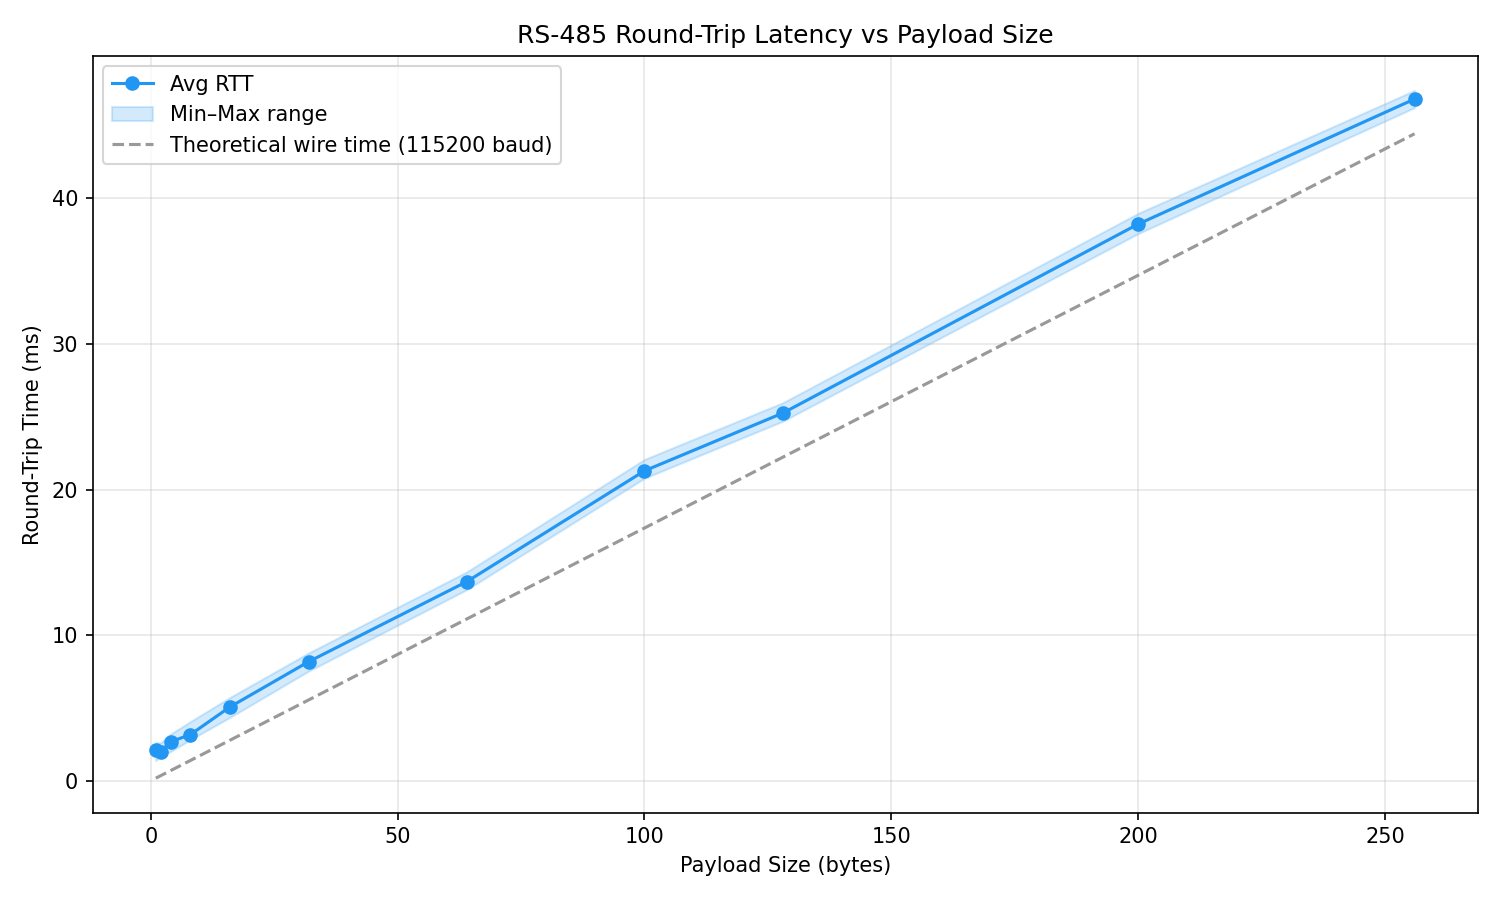

The script that saved this image:
"""
RS-485 round-trip latency measurement.

Sends payloads of increasing size to the ESP32 (echo mode enabled)
via the USB-RS485 adapter and measures the round-trip time.

Prerequisites:
  - ESP32 running test_rs485 firmware with ECHO mode ON
  - USB-RS485 adapter connected to the same bus

Usage:
    python rs485_roundtrip.py [RS485_COM_PORT]
    python rs485_roundtrip.py COM3
"""

import sys
import time
import csv
import serial
import matplotlib.pyplot as plt

PORT = sys.argv[1] if len(sys.argv) > 1 else "COM7"
BAUD = 115200
TRIALS = 50           # repeats per payload size
TIMEOUT_S = 2.0       # max wait for echo reply
PAYLOAD_SIZES = [1, 2, 4, 8, 16, 32, 64, 100, 128, 200, 256]


def measure_roundtrip(ser, payload_size):
    """Send a payload and measure time until the full echo is received."""
    # Build a deterministic payload (printable ASCII, no CR/LF)
    payload = ("A" * payload_size)
    msg = payload + "\r\n"

    ser.reset_input_buffer()
    start = time.perf_counter()
    ser.write(msg.encode())

    # Read until we get back the full payload + CR/LF, or timeout
    received = b""
    while time.perf_counter() - start < TIMEOUT_S:
        if ser.in_waiting:
            received += ser.read(ser.in_waiting)
            # Check if we got at least the payload length back
            # Echo comes back as: payload + \r\n
            if len(received) >= payload_size:
                break
        else:
            time.sleep(0.0005)  # 0.5 ms poll interval

    elapsed = time.perf_counter() - start

    # Verify content
    text = received.decode(errors="replace").strip()
    ok = text.startswith(payload[:min(len(text), payload_size)])

    return elapsed * 1000.0, len(received), ok  # ms


def main():
    print(f"Connecting to USB-RS485 adapter on {PORT} at {BAUD} baud...")
    print(f"Make sure ESP32 echo mode is ON.\n")

    ser = serial.Serial(PORT, BAUD, timeout=0.1)
    time.sleep(0.5)
    ser.reset_input_buffer()
    time.sleep(0.5)

    results = []

    for size in PAYLOAD_SIZES:
        times = []
        errors = 0
        print(f"  Payload {size:>4d} bytes: ", end="", flush=True)

        for trial in range(TRIALS):
            rtt_ms, rx_len, ok = measure_roundtrip(ser, size)
            if ok:
                times.append(rtt_ms)
                print(".", end="", flush=True)
            else:
                errors += 1
                print("x", end="", flush=True)
            # Small gap between trials to let buffers drain
            time.sleep(0.05)

        if times:
            avg = sum(times) / len(times)
            mn = min(times)
            mx = max(times)
            print(f"  avg={avg:.1f} ms  min={mn:.1f}  max={mx:.1f}  errors={errors}")
            results.append((size, avg, mn, mx, errors))
        else:
            print(f"  ALL FAILED ({errors} errors)")
            results.append((size, 0, 0, 0, errors))

    ser.close()

    if not results:
        print("No data collected!")
        return

    # Print summary table
    print(f"\n{'Size':>6} {'Avg ms':>8} {'Min ms':>8} {'Max ms':>8} {'Errors':>7}")
    for r in results:
        print(f"{r[0]:6d} {r[1]:8.1f} {r[2]:8.1f} {r[3]:8.1f} {r[4]:7d}")

    # Theoretical minimum: byte_time = 10 bits / baud, round trip = 2× payload
    byte_time_ms = 10.0 / BAUD * 1000.0
    print(f"\nTheoretical byte time at {BAUD} baud: {byte_time_ms:.4f} ms")
    print(f"Theoretical min RTT for N bytes: 2 × N × {byte_time_ms:.4f} ms (wire time only)")

    # Save CSV
    csv_path = "rs485_roundtrip.csv"
    with open(csv_path, "w", newline="") as f:
        writer = csv.writer(f)
        writer.writerow(["payload_bytes", "avg_ms", "min_ms", "max_ms", "errors"])
        for r in results:
            writer.writerow(r)
    print(f"\nCSV saved: {csv_path}")

    # Plot
    sizes = [r[0] for r in results if r[1] > 0]
    avgs = [r[1] for r in results if r[1] > 0]
    mins = [r[2] for r in results if r[1] > 0]
    maxs = [r[3] for r in results if r[1] > 0]
    theoretical = [2 * s * byte_time_ms for s in sizes]

    fig, ax = plt.subplots(figsize=(10, 6))
    ax.plot(sizes, avgs, "o-", color="#2196F3", markersize=6, label="Avg RTT")
    ax.fill_between(sizes, mins, maxs, alpha=0.2, color="#2196F3", label="Min–Max range")
    ax.plot(sizes, theoretical, "--", color="#999999", label=f"Theoretical wire time ({BAUD} baud)")

    ax.set_xlabel("Payload Size (bytes)")
    ax.set_ylabel("Round-Trip Time (ms)")
    ax.set_title("RS-485 Round-Trip Latency vs Payload Size")
    ax.legend()
    ax.grid(True, alpha=0.3)
    fig.tight_layout()

    img_path = "rs485_roundtrip.png"
    fig.savefig(img_path, dpi=150)
    print(f"Plot saved: {img_path}")
    plt.show()


if __name__ == "__main__":
    main()
